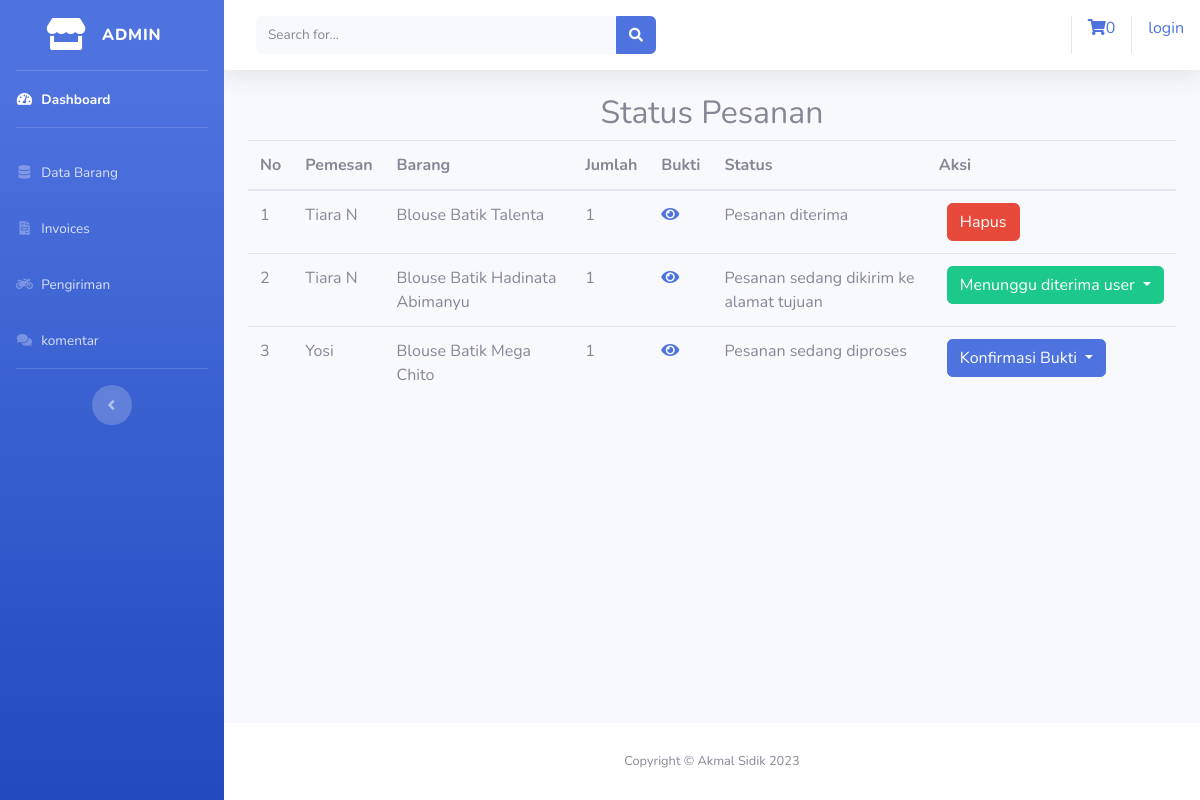
The app's page /index.php/admin/pengiriman with its own data.
### tables this page shows
CREATE TABLE `tb_pesanan` (
  `id` int(11) NOT NULL,
  `id_invoice` int(11) NOT NULL,
  `id_brg` int(11) NOT NULL,
  `nama_brg` varchar(30) NOT NULL,
  `jumlah` int(3) NOT NULL,
  `pembayaran` varchar(55) NOT NULL,
  `harga` int(10) NOT NULL,
  `bukti_bayar` text NOT NULL,
  `status` enum('0','1','2','3','4') NOT NULL
);

CREATE TABLE `tb_invoice` (
  `id` int(11) NOT NULL,
  `subtotal` text NOT NULL,
  `nama` varchar(30) NOT NULL,
  `no_tlp` varchar(13) NOT NULL,
  `Alamat` varchar(60) NOT NULL,
  `pengiriman` varchar(77) NOT NULL,
  `tgl_pesan` datetime NOT NULL,
  `batas_bayar` datetime NOT NULL,
  `username` varchar(255) NOT NULL
);

### application/controllers/admin/pengiriman.php (called while the page is built, shortened)
<?php
class Pengiriman extends CI_Controller {
    public function index() {
        $data['pesanan'] = $this->model_invoice->get_all_pesanan();
        $this->load->view('templates_admin/header');
        $this->load->view('templates_admin/sidebar');
        $this->load->view('admin/status_pesanan', $data);
        $this->load->view('templates_admin/footer');
    }
}

### index.php (called while the page is built, shortened)
<?php
require_once BASEPATH.'core/CodeIgniter.php';

### application/models/model_invoice.php (called while the page is built, shortened)
<?php
class model_invoice extends CI_Model
{
    public function get_all_pesanan()
    {
        $this->db->select('tb_pesanan.*, tb_invoice.nama AS nama_pemesan');
        $this->db->from('tb_pesanan');
        $this->db->join('tb_invoice', 'tb_pesanan.id_invoice = tb_invoice.id', 'left');
        return $this->db->get()->result();
    }
}

### application/views/admin/status_pesanan.php (the view, shortened to what this page needs)
<div class="container">
    <div class="row">
        <div class="col-md-12">
            <h2 class="text-center">Status Pesanan</h2>
            <table class="table">
                <thead>
                    <tr>
                        <th>No</th>
                        <th>Pemesan</th>
                        <th>Barang</th>
                        <th>Jumlah</th>
                        <th>Bukti</th>
                        <th>Status</th>
                        <th>Aksi</th>
                    </tr>
                </thead>
                <tbody>
                    <?php foreach ($pesanan as $key => $item) : ?>
                        <tr>
                            <td><?= $key + 1 ?></td>
                            <td><?= $item->nama_pemesan ?></td>
                            <td><?= $item->nama_brg ?></td>
                            <td><?= $item->jumlah ?></td>
                            <td>
                                <a href="#" data-toggle="modal" data-target="#modalGambar_<?= $item->id ?>"><i class="fas fa-eye"></i></a>
                            </td>
                            <td>
                                <?php
                                switch ($item->status) {
                                    case '0':
                                        echo 'Pesanan sedang diproses';
                                        break;
                                    case '3':
                                        echo 'Pesanan sedang dikirim ke alamat tujuan';
                                        break;
                                    case '4':
                                        echo 'Pesanan diterima';
                                        break;
                                }
                                ?>
                            </td>
                            <td>
                                <?php
                                switch ($item->status) {
                                    case '0':
                                        echo '<div class="btn-group">
                                                    <button type="button" class="btn btn-primary ml-2 dropdown-toggle" data-toggle="dropdown" aria-haspopup="true" aria-expanded="false">
                                                        Konfirmasi Bukti
                                                    </button>
                                                    <div class="dropdown-menu">
                                                        <a class="dropdown-item p-2 mb-1 bg-primary text-white" href="' .  base_url('admin/pengiriman/update_status/' . $item->id . '/1') . '">Ubah ke Proses penyiapan</a>
                                                        <div class="dropdown-divider"></div>
                                                        <a href="#" class="dropdown-item p-2 mb-1 bg-danger text-white" data-toggle="modal" data-target="#konfirmasiModal" data-id="' . $item->id . '">Hapus</a>
                                                    </div>
                                                </div>';
                                        break;
                                    case '3':
                                        echo '<div class="btn-group">
                                                    <button type="button" class="btn btn-success ml-2 dropdown-toggle" data-toggle="dropdown" aria-haspopup="true" aria-expanded="false">
                                                        Menunggu diterima user
                                                    </button>
                                                    <div class="dropdown-menu">
                                                        <a class="dropdown-item p-2 mb-1 bg-success text-white" href="' . base_url('admin/pengiriman/update_status/' . $item->id . '/4') . '">Ubah ke Diterima</a>
                                                    </div>
                                                </div>';
                                        break;
                                    case '4':
                                        echo '<a href="#" class="btn btn-danger ml-2" data-toggle="modal" data-target="#konfirmasiModal" data-id="' . $item->id . '">Hapus</a>';
                                        break;
                                }
                                ?>
                            </td>
                        </tr>
                    <?php endforeach; ?>
                </tbody>
            </table>
        </div>
    </div>
</div>
</div>

### records on screen
tb_pesanan: id_invoice.nama "Tiara N", nama_brg "Blouse Batik Talenta", jumlah "1", status "Pesanan diterima"
tb_pesanan: id_invoice.nama "Tiara N", nama_brg "Blouse Batik Hadinata Abimanyu", jumlah "1", status "Pesanan sedang dikirim ke alamat tujuan"
tb_pesanan: id_invoice.nama "Yosi", nama_brg "Blouse Batik Mega Chito", jumlah "1", status "Pesanan sedang diproses"

### other values on screen
anchor('auth/login', 'login') "login"
